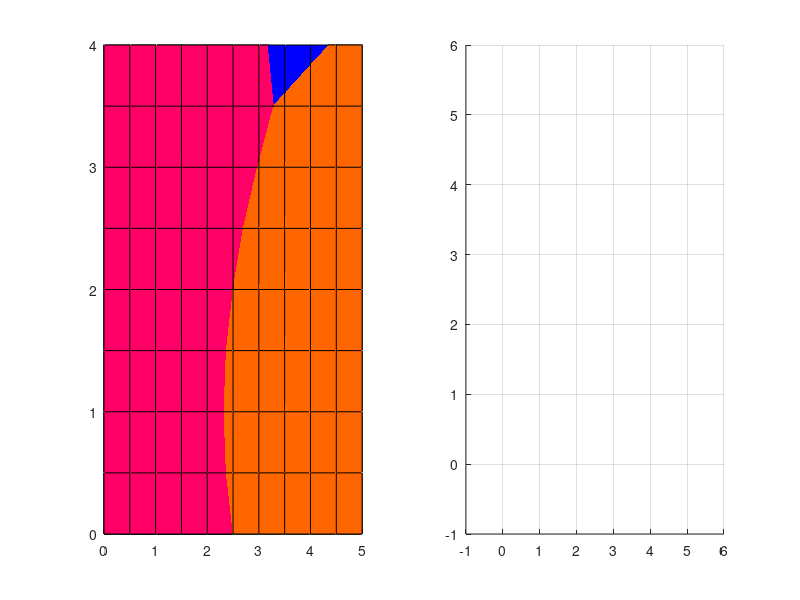

Source code (MATLAB): (Note: this script raises an error after producing the figure.)
function CuttingPlaneMethond
    addpath('.\..\..\Utility')
    addpath('.\..\..\Utility\APMonitor toolbox')

    subplot(1,2,1); hold on; grid on; axis([0 5 0 4 -20 10])
    subplot(1,2,2); hold on; grid on; axis([-1 6 -1 6 -20 10])
    
    [minimum, Y] = meshgrid(0:0.5:5);
    Z = objFun({minimum Y});
    C1 = conFun1({minimum Y});
    C2 = conFun2({minimum Y});
    
    subplot(1,2,1);
    surf(minimum, Y, Z, 'FaceColor', [0 0 1]);
    surf(minimum, Y, C1, 'FaceColor', [1 0.4 0]);
    surf(minimum, Y, C2, 'FaceColor', [1 0 0.4]);
    alpha(0.9)
    legend('Main function', 'Constraint 2x-y^2-1>=0', 'Constraint 9-0.8x^2-2y>=0')
    
    subplot(1,2,2);
    [x1, y1, z1] = Intersection(minimum, Y, Z, C1);
    line(x1, y1, arrayfun(@(x) 0, z1), 'Color', [1 0.4 0], 'LineWidth', 3)
    
    [x2, y2, z2] = Intersection(minimum, Y, Z, C2);
    line(x2, y2, arrayfun(@(x) 0, z2), 'Color', [1 0 0.4], 'LineWidth', 3)
    
    rectangle('Position', [0 0 5 4])
    for i = 1:20
        apm_ans = apm_solve('objFun', 3);
        minimum = [apm_ans.values(1) apm_ans.values(2)];
        plot(apm_ans.values(1), apm_ans.values(2), 'go', 'LineWidth', 2);

        % identify mostly violated constraint
        C1 = conFun1({apm_ans.values(1) apm_ans.values(2)});
        C2 = conFun2({apm_ans.values(1) apm_ans.values(2)});

        if C1 > C2
            G2 = conFun2Gradient({apm_ans.values(1) apm_ans.values(2)});
            syms x y
            f = simplify(sym(C2+G2(1)*(x-minimum(1))+G2(2)*(y-minimum(2))));
            AddConstraint('objFun.apm', char(vpa(f, 3)));
        else
            G1 = conFun1Gradient({apm_ans.values(1) apm_ans.values(2)});
            syms x y
            f = simplify(sym(C1+G1(1)*(x-minimum(1))+G1(2)*(y-minimum(2))));
            AddConstraint('objFun.apm', char(vpa(f, 3)));
        end
        
        vpa(f, 3)
        ezplot(vpa(f, 3));
    end
end

function F = objFun(X)
    F = -X{1} - X{2};
end

function G = conFun1(X)
    G = 2 .* X{1} - X{2} .^ 2 - 1;
end

function G = conFun1Gradient(X)
    G(1) = 2;
    G(2) = -2 .* X{2};
end

function G = conFun2(X)
    G = 9 - 0.8 .* X{1} .^ 2 - 2 .* X{2};
end

function G = conFun2Gradient(X)
    G(1) = -1.6 .* X{1};
    G(2) = -2;
end









